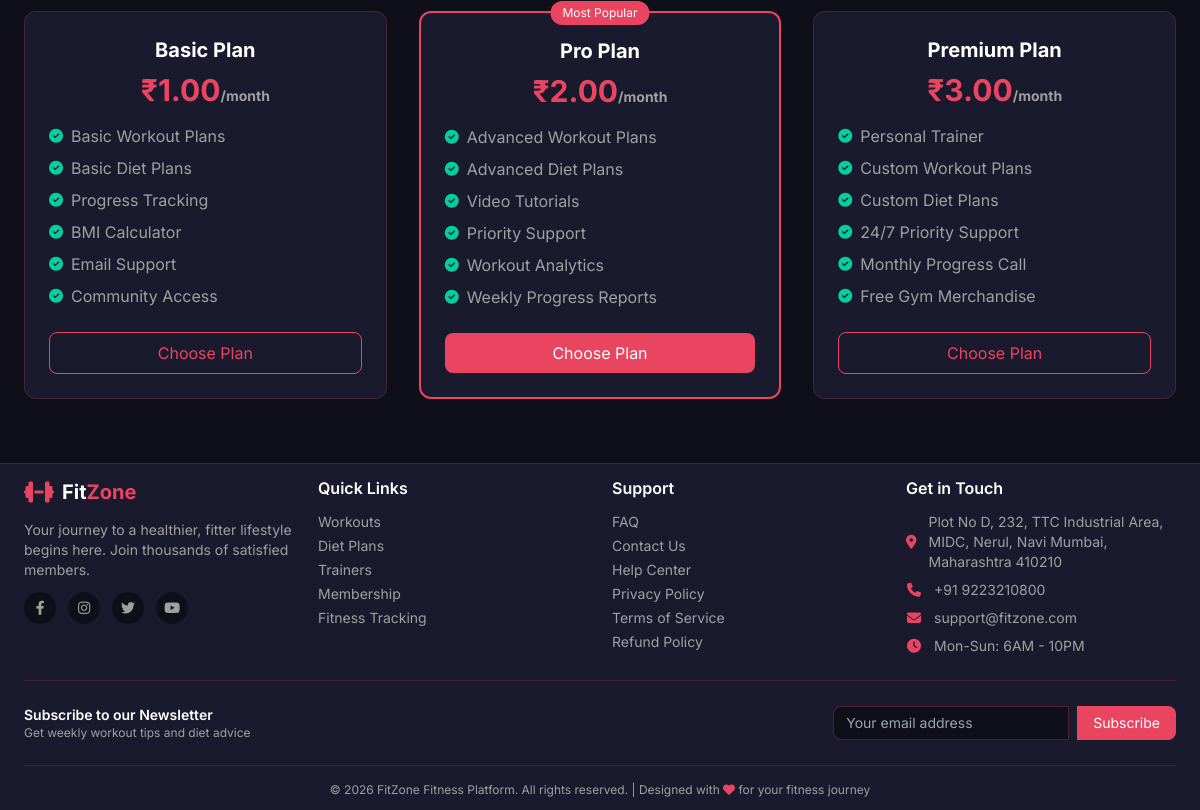
The app's page / (lower part), older data.
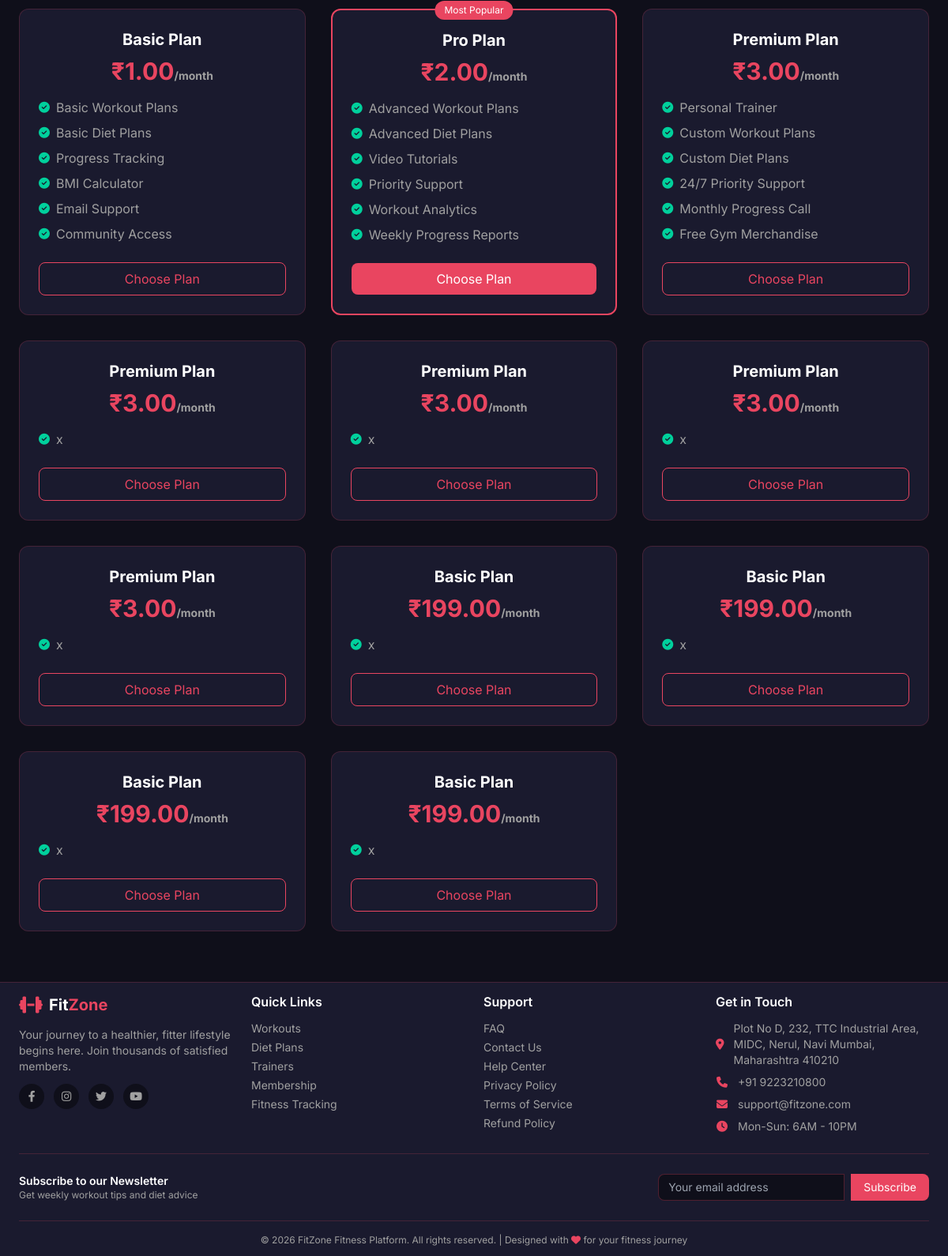
The same page, newer data.
### membership/models.py (models this page shows, shortened)
class MembershipPlan(models.Model):
    PLAN_TYPES = [
        ('basic', 'Basic Plan'),
        ('pro', 'Pro Plan'),
        ('premium', 'Premium Plan'),
    ]
    DURATION_TYPES = [
        ('monthly', 'Monthly'),
        ('quarterly', 'Quarterly'),
        ('yearly', 'Yearly'),
    ]
    name = models.CharField(max_length=100)
    plan_type = models.CharField(max_length=20, choices=PLAN_TYPES)
    duration = models.CharField(max_length=20, choices=DURATION_TYPES, default='monthly')
    price = models.DecimalField(max_digits=10, decimal_places=2)
    features = models.JSONField(default=list, help_text="List of features")
    description = models.TextField(blank=True)
    workout_plan_included = models.BooleanField(default=True)
    diet_plan_included = models.BooleanField(default=True)
    personal_trainer = models.BooleanField(default=False)
    is_active = models.BooleanField(default=True)
    is_popular = models.BooleanField(default=False)
    created_at = models.DateTimeField(auto_now_add=True)
    updated_at = models.DateTimeField(auto_now=True)
    class Meta:
        ordering = ['price']
        verbose_name = 'Membership Plan'
        verbose_name_plural = 'Membership Plans'

### accounts/views.py (the view)
# urls.py: path('', views.home_view, name='home'),
def home_view(request):
    from membership.models import MembershipPlan
    plans = MembershipPlan.objects.filter(is_active=True).order_by('price')
    context = {
        'plans': plans,
    }
    return render(request, 'base/home.html', context)

### templates/base/home.html (shortened to what this page needs)
{% extends 'base/base.html' %}
{% load static %}
{% block content %}
<div class="py-12 pt-0 pricing-section">
    <div class="grid grid-cols-1 md:grid-cols-3 gap-8 mt-8 pricing-grid">
        {% for plan in plans %}
        <div class="bg-[#1A1A2E] rounded-xl border {% if plan.is_popular %}border-2 border-[#E94560]{% else %}border-[#E94560]/20{% endif %} p-6 card-hover pricing-card relative">
            {% if plan.is_popular %}
            <div class="absolute -top-3 left-1/2 transform -translate-x-1/2 bg-[#E94560] text-white text-xs px-3 py-1 rounded-full popular-badge">Most Popular</div>
            {% endif %}
            <h3 class="text-xl font-bold text-white text-center mb-2">{{ plan.name }}</h3>
            <p class="text-3xl font-bold text-[#E94560] text-center mb-4 price-amount">₹{{ plan.price }}<span class="text-text-gray text-sm price-period">{% if plan.duration == 'monthly' %}/month{% elif plan.duration == 'quarterly' %}/3 months{% else %}/year{% endif %}</span></p>
            <ul class="space-y-2 mb-6 features-list">
                {% for feature in plan.features %}
                <li class="flex items-center"><i class="fas fa-check-circle text-[#00D09C] mr-2 text-sm"></i><span class="text-text-gray">{{ feature }}</span></li>
                {% endfor %}
            </ul>
            <a href="{% url 'membership:plans' %}" class="block text-center {% if plan.is_popular %}bg-[#E94560] text-white hover:bg-opacity-80{% else %}border border-[#E94560] text-[#E94560] hover:bg-[#E94560] hover:text-white{% endif %} py-2 rounded-lg transition-all">Choose Plan</a>
        </div>
        {% empty %}
        <div class="col-span-3 text-center py-12">
            <p class="text-text-gray">No membership plans available at the moment. Please check back later.</p>
        </div>
        {% endfor %}
    </div>
</div>
{% endblock %}

### templates/base/base.html (shortened to what this page needs)
<!DOCTYPE html>
<html lang="en">
<head>
    <script src="https://cdn.tailwindcss.com"></script>
    <link rel="stylesheet" href="https://cdnjs.cloudflare.com/ajax/libs/font-awesome/6.4.0/css/all.min.css">
</head>
<body>
<main class="w-full px-3 sm:px-4 lg:px-6 py-4 fade-in">
    {% block content %}
    {% endblock %}
</main>
<footer class="bg-[#1A1A2E] border-t border-[#E94560]/20">
    <div class="w-full px-6 py-3">
        <div class="grid grid-cols-1 sm:grid-cols-2 lg:grid-cols-4 gap-6">
            <div class="text-center sm:text-left">
                <div class="flex items-center space-x-2 mb-3 justify-center sm:justify-start">
                    <i class="fas fa-dumbbell text-[#E94560] text-2xl"></i>
                    <span class="text-white text-xl font-bold">Fit<span class="text-[#E94560]">Zone</span></span>
                </div>
                <p class="text-text-gray text-sm mb-3 max-w-xs mx-auto sm:mx-0">
                    Your journey to a healthier, fitter lifestyle begins here. Join thousands of satisfied members.
                </p>
                <div class="flex space-x-3 justify-center sm:justify-start">
                    <a href="#" class="w-8 h-8 rounded-full bg-[#0F0F1A] flex items-center justify-center text-text-gray hover:bg-[#E94560] hover:text-white transition-all">
                        <i class="fab fa-facebook-f text-sm"></i>
                    </a>
                    <a href="#" class="w-8 h-8 rounded-full bg-[#0F0F1A] flex items-center justify-center text-text-gray hover:bg-[#E94560] hover:text-white transition-all">
                        <i class="fab fa-instagram text-sm"></i>
                    </a>
                    <a href="#" class="w-8 h-8 rounded-full bg-[#0F0F1A] flex items-center justify-center text-text-gray hover:bg-[#E94560] hover:text-white transition-all">
                        <i class="fab fa-twitter text-sm"></i>
                    </a>
                    <a href="#" class="w-8 h-8 rounded-full bg-[#0F0F1A] flex items-center justify-center text-text-gray hover:bg-[#E94560] hover:text-white transition-all">
                        <i class="fab fa-youtube text-sm"></i>
                    </a>
                </div>
            </div>
            <div class="text-center sm:text-left">
                <h4 class="text-white font-semibold mb-3">Quick Links</h4>
                <ul class="space-y-1 text-text-gray text-sm">
                    <li><a href="{% url 'workouts:list' %}" class="hover:text-[#E94560] transition-colors">Workouts</a></li>
                    <li><a href="{% url 'diet:list' %}" class="hover:text-[#E94560] transition-colors">Diet Plans</a></li>
                    <li><a href="{% url 'trainers:list' %}" class="hover:text-[#E94560] transition-colors">Trainers</a></li>
                    <li><a href="{% url 'membership:plans' %}" class="hover:text-[#E94560] transition-colors">Membership</a></li>
                    <li><a href="{% url 'tracking:dashboard' %}" class="hover:text-[#E94560] transition-colors">Fitness Tracking</a></li>
                </ul>
            </div>
            <div class="text-center sm:text-left">
                <h4 class="text-white font-semibold mb-3">Support</h4>
                <ul class="space-y-1 text-text-gray text-sm">
                    <li><a href="{% url 'faq' %}" class="hover:text-[#E94560] transition-colors">FAQ</a></li>
                    <li><a href="{% url 'contact' %}" class="hover:text-[#E94560] transition-colors">Contact Us</a></li>
                    <li><a href="{% url 'help_center' %}" class="hover:text-[#E94560] transition-colors">Help Center</a></li>
                    <li><a href="{% url 'privacy_policy' %}" class="hover:text-[#E94560] transition-colors">Privacy Policy</a></li>
                    <li><a href="{% url 'terms_of_service' %}" class="hover:text-[#E94560] transition-colors">Terms of Service</a></li>
                    <li><a href="{% url 'refund_policy' %}" class="hover:text-[#E94560] transition-colors">Refund Policy</a></li>
                </ul>
            </div>
            <div class="text-center sm:text-left">
                <h4 class="text-white font-semibold mb-3">Get in Touch</h4>
                <ul class="space-y-2 text-text-gray text-sm">
                    <li class="flex items-center gap-3 justify-center sm:justify-start">
                        <i class="fas fa-map-marker-alt text-[#E94560] w-4 h-4 flex items-center justify-center"></i>
                        <span>Plot No D, 232, TTC Industrial Area, MIDC, Nerul, Navi Mumbai, Maharashtra 410210</span>
                    </li>
                    <li class="flex items-center gap-3 justify-center sm:justify-start">
                        <i class="fas fa-phone text-[#E94560] w-4 h-4 flex items-center justify-center"></i>
                        <span>+91 9223210800</span>
                    </li>
                    <li class="flex items-center gap-3 justify-center sm:justify-start">
                        <i class="fas fa-envelope text-[#E94560] w-4 h-4 flex items-center justify-center"></i>
                        <span>support@fitzone.com</span>
                    </li>
                    <li class="flex items-center gap-3 justify-center sm:justify-start">
                        <i class="fas fa-clock text-[#E94560] w-4 h-4 flex items-center justify-center"></i>
                        <span>Mon-Sun: 6AM - 10PM</span>
                    </li>
                </ul>
            </div>
        </div>
        <div class="border-t border-[#E94560]/20 mt-6 pt-6">
            <div class="flex flex-col md:flex-row justify-between items-center gap-3">
                <div class="text-center md:text-left">
                    <p class="text-white text-sm font-semibold">Subscribe to our Newsletter</p>
                    <p class="text-text-gray text-xs">Get weekly workout tips and diet advice</p>
                </div>
                <form method="POST" action="{% url 'notifications:subscribe' %}" class="flex w-full md:w-auto flex-col sm:flex-row gap-2" data-ajax="false">
                    <input type="email" name="email" placeholder="Your email address" required
                           class="flex-1 px-3 py-1.5 bg-[#0F0F1A] border border-[#E94560]/30 rounded-lg sm:rounded-l-lg sm:rounded-r-none text-white text-sm focus:outline-none focus:border-[#E94560]">
                    <button type="submit" class="bg-[#E94560] text-white px-4 py-1.5 rounded-lg sm:rounded-r-lg sm:rounded-l-none hover:bg-opacity-80 transition-all text-sm">
                        Subscribe
                    </button>
                </form>
            </div>
        </div>
        <div class="border-t border-[#E94560]/20 mt-6 pt-4 text-center">
            <p class="text-text-gray text-xs">
                &copy; {% now "Y" %} FitZone Fitness Platform. All rights reserved. |
                Designed with <i class="fas fa-heart text-[#E94560] text-xs"></i> for your fitness journey
            </p>
        </div>
    </div>
</footer>
</body>
</html>

### templates/base/base.html (style rules this page uses)
* { margin: 0; padding: 0; box-sizing: border-box; }
body { background-color: #0F0F1A; font-family: 'Inter', system-ui, -apple-system, BlinkMacSystemFont, 'Segoe UI', sans-serif; color: #EEEEEE; overflow-x: hidden; }
.card-hover { transition: transform 0.3s ease, box-shadow 0.3s ease; }
html { transition: none !important; }
.fade-in { animation: fadeIn 0.5s ease-out; }

### templates/base/home.html (style rules this page uses)
.card-hover { transition: all 0.3s ease; }
html { scroll-behavior: smooth; }

Row changes from the older to the newer data that the page shows:
added MembershipPlan: name "Premium Plan", price "3.00", duration "/month", features "[\"x\"]" (drawn), features "x"
added MembershipPlan: name "Premium Plan", price "3.00", duration "/month", features "[\"x\"]" (drawn), features "x"
added MembershipPlan: name "Premium Plan", price "3.00", duration "/month", features "[\"x\"]" (drawn), features "x"
added MembershipPlan: name "Premium Plan", price "3.00", duration "/month", features "[\"x\"]" (drawn), features "x"
added MembershipPlan: name "Basic Plan", price "199.00", duration "/month", features "[\"x\"]" (drawn), features "x"
added MembershipPlan: name "Basic Plan", price "199.00", duration "/month", features "[\"x\"]" (drawn), features "x"
added MembershipPlan: name "Basic Plan", price "199.00", duration "/month", features "[\"x\"]" (drawn), features "x"
added MembershipPlan: name "Basic Plan", price "199.00", duration "/month", features "[\"x\"]" (drawn), features "x"
